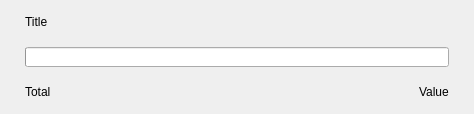
<?xml version="1.0" encoding="UTF-8"?>
<ui version="4.0">
 <class>LineBar</class>
 <widget class="QWidget" name="LineBar">
  <property name="geometry">
   <rect>
    <x>0</x>
    <y>0</y>
    <width>474</width>
    <height>114</height>
   </rect>
  </property>
  <property name="windowTitle">
   <string notr="true"/>
  </property>
  <layout class="QVBoxLayout" name="verticalLayout_2">
   <property name="spacing">
    <number>0</number>
   </property>
   <property name="leftMargin">
    <number>0</number>
   </property>
   <property name="topMargin">
    <number>0</number>
   </property>
   <property name="rightMargin">
    <number>0</number>
   </property>
   <property name="bottomMargin">
    <number>0</number>
   </property>
   <item>
    <widget class="QWidget" name="lineChartWidget" native="true">
     <layout class="QGridLayout" name="gridLayout_2">
      <property name="leftMargin">
       <number>25</number>
      </property>
      <property name="topMargin">
       <number>15</number>
      </property>
      <property name="rightMargin">
       <number>25</number>
      </property>
      <property name="bottomMargin">
       <number>15</number>
      </property>
      <property name="horizontalSpacing">
       <number>0</number>
      </property>
      <property name="verticalSpacing">
       <number>15</number>
      </property>
      <item row="3" column="0" alignment="Qt::AlignLeft|Qt::AlignBottom">
       <widget class="QLabel" name="lblLineChartTotal">
        <property name="text">
         <string notr="true">Total</string>
        </property>
       </widget>
      </item>
      <item row="2" column="0" colspan="2" alignment="Qt::AlignVCenter">
       <widget class="QProgressBar" name="lineChartProgress">
        <property name="minimumSize">
         <size>
          <width>0</width>
          <height>20</height>
         </size>
        </property>
        <property name="maximumSize">
         <size>
          <width>16777215</width>
          <height>20</height>
         </size>
        </property>
        <property name="styleSheet">
         <string notr="true"/>
        </property>
        <property name="value">
         <number>0</number>
        </property>
        <property name="textVisible">
         <bool>false</bool>
        </property>
       </widget>
      </item>
      <item row="3" column="1" alignment="Qt::AlignRight|Qt::AlignBottom">
       <widget class="QLabel" name="lblLineChartValue">
        <property name="text">
         <string notr="true">Value</string>
        </property>
       </widget>
      </item>
      <item row="1" column="0" colspan="2" alignment="Qt::AlignTop">
       <widget class="QLabel" name="lblLineChartTitle">
        <property name="text">
         <string notr="true">Title</string>
        </property>
       </widget>
      </item>
     </layout>
    </widget>
   </item>
  </layout>
 </widget>
 <resources/>
 <connections/>
</ui>
